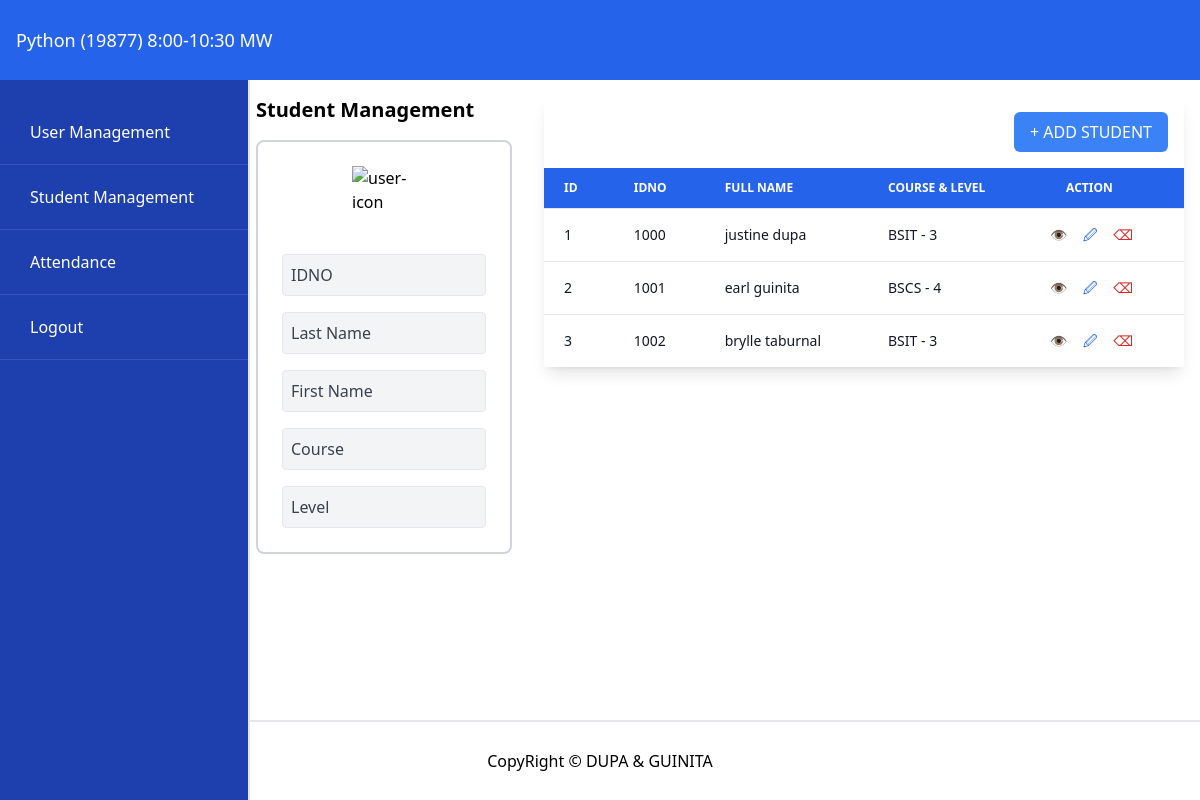
Page /dashboard on the earlier database version.
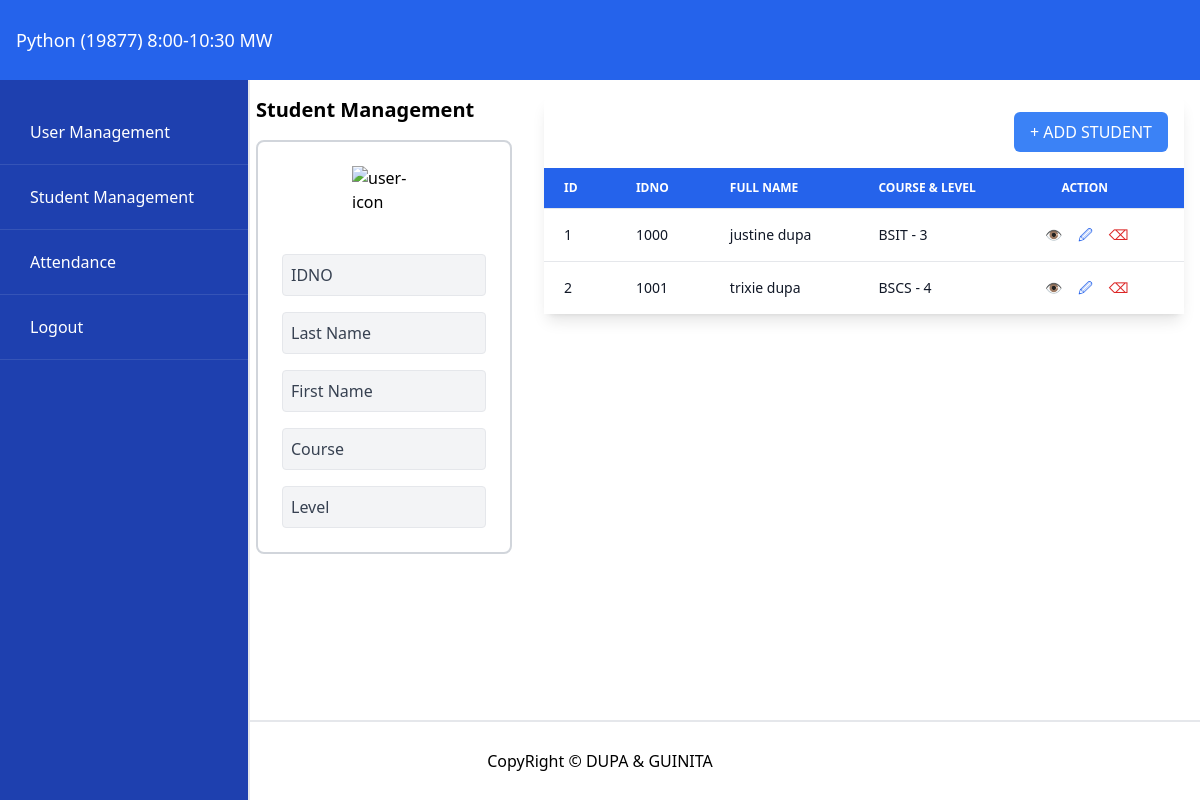
Same page on the later database version.
### tables this page shows
CREATE TABLE students(
id integer primary key autoincrement,
idno varchar(10) unique,
lastname varchar(50),
firstname varchar(50),
course varchar(10),
level varchar(5),
image varchar(25));

### app.py (the view)
@app.route("/dashboard")
def dashboard():
    students = getAll('students')
    return render_template('studentMngt.html', studentlist=students, student=None)

### db/dbhelper.py (called while the page is built)
def getProcess(sql, vals) -> list:
    conn = connect(database)
    conn.row_factory = Row
    cursor = conn.cursor()
    cursor.execute(sql, vals)
    data = cursor.fetchall()
    cursor.close()
    conn.close()
    return data

def getAll(table) -> list:
    sql = f"SELECT * FROM {table}"
    return getProcess(sql, [])

### templates/studentMngt.html (shortened to what the changed rows need)
<!DOCTYPE html>
<html lang="en">
  <head>
    <script src="https://cdn.tailwindcss.com"></script>
    <link rel="stylesheet" href="../static/css/style.css" />
  </head>
  <body>
    <div class="content-wrapper">
      <div class="hidden lg:flex h-full">
        <div class="w-[70%] p-4 overflow-y-auto">
          <div class="bg-white rounded-lg shadow-lg">
            <div class="overflow-x-auto">
              <table class="min-w-full divide-y divide-gray-200">
                <thead class="bg-blue-600">
                  <tr>
                    <th
                      class="px-3 lg:px-5 py-3 text-left text-xs font-semibold text-white uppercase"
                    >
                      ID
                    </th>
                    <th
                      class="px-3 lg:px-5 py-3 text-left text-xs font-semibold text-white uppercase"
                    >
                      IDNO
                    </th>
                    <th
                      class="px-4 py-3 text-left text-xs font-semibold text-white uppercase whitespace-nowrap xl:hidden"
                    >
                      FULL NAME
                    </th>
                    <th
                      class="px-3 py-3 text-left text-xs font-semibold text-white uppercase whitespace-nowrap xl:hidden"
                    >
                      COURSE & LEVEL
                    </th>
                    <th
                      class="px-4 lg:px-8 py-3 text-left text-xs font-semibold text-white uppercase"
                    >
                      ACTION
                    </th>
                  </tr>
                </thead>
                <tbody class="bg-white divide-y divide-gray-200">
                  {% if studentlist %} {% for stud in studentlist %}
                  <tr>
                    <td class="px-3 lg:px-5 py-4 text-sm text-gray-900">
                      {{ loop.index }}
                    </td>
                    <td class="px-3 lg:px-5 py-4 text-sm text-gray-900">
                      {{ stud['idno'] }}
                    </td>
                    <td class="px-4 py-4 text-sm text-gray-900 xl:hidden">
                      {{ stud['firstname'] }} {{ stud['lastname'] }}
                    </td>
                    <td class="px-3 py-4 text-sm text-gray-900 xl:hidden">
                      {{ stud['course'] }} - {{ stud['level'] }}
                    </td>
                    <td class="px-4 py-4 text-sm whitespace-nowrap">
                      <a
                        href="{{ url_for('view_student', idno=stud['idno']) }}"
                        class="text-green-600 hover:text-green-800 mr-3"
                        >👁️</a
                      >
                      <a
                        href="{{ url_for('update_student', idno=stud['idno']) }}"
                        class="text-blue-600 hover:text-blue-800 mr-3"
                        >&#128393;</a
                      >
                      <a
                        href="{{ url_for('delete_student', idno=stud['idno']) }}"
                        onclick="return confirm('Are you sure you want to delete this student?')"
                        class="text-red-600 hover:text-red-800"
                        >&#9003;</a
                      >
                    </td>
                  </tr>
                  {% endfor %} {% else %}
                  <tr>
                    <td colspan="9" class="px-6 py-4 text-center text-gray-500">
                      No students found
                    </td>
                  </tr>
                  {% endif %}
                </tbody>
              </table>
            </div>
          </div>
        </div>
      </div>
    </div>
  </body>
</html>

Differences in the rows shown:
removed students: idno "1001", firstname "earl", lastname "guinita", course "BSCS", level "4"
removed students: idno "1002", firstname "brylle", lastname "taburnal", course "BSIT", level "3"
added students: idno "1001", firstname "trixie", lastname "dupa", course "BSCS", level "4"
